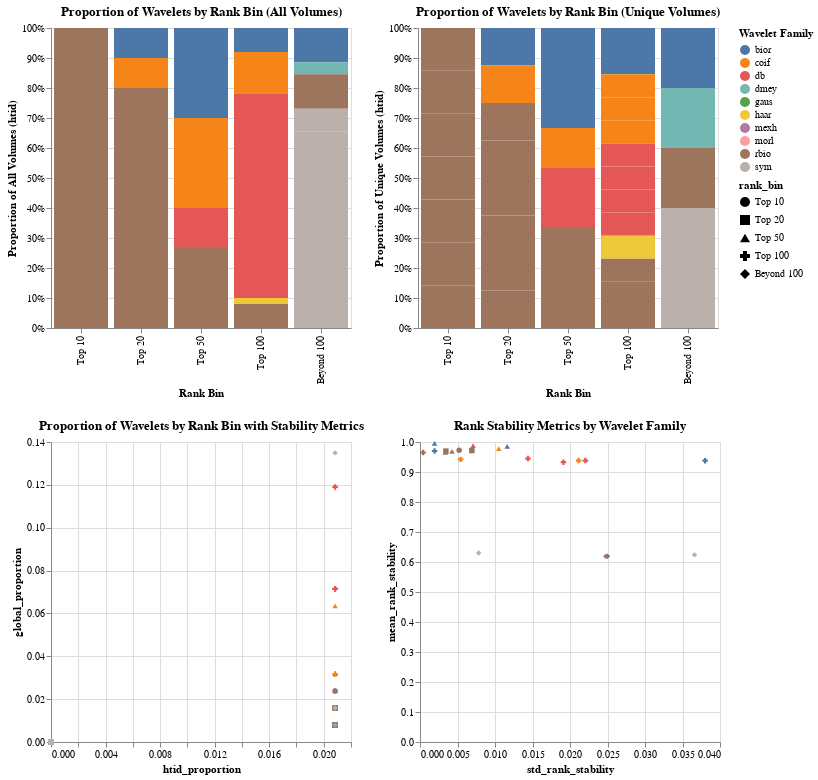

The notebook cell this image was saved under:
### Code cell
# Add rank bins to the data
subset_combined_results_df['rank_bin'] = pd.cut(
    subset_combined_results_df['combined_final_wavelet_rank'],
    bins=[0, 10, 20, 50, 100, subset_combined_results_df['combined_final_wavelet_rank'].max()],
    labels=['Top 10', 'Top 20', 'Top 50', 'Top 100', 'Beyond 100']
)

# Add unique htid count and stability metrics to the summary
rank_bin_summary = subset_combined_results_df.groupby(['signal_type', 'wavelet_family', 'wavelet_mode', 'wavelet_level', 'rank_bin']).agg(
    count=('combined_final_wavelet_rank', 'count'),
    unique_htid=('htid', 'nunique'),  # Count of unique volumes (htid)
    mean_rank_stability=('rank_stability', 'mean'),  # Mean rank stability
    std_rank_stability=('rank_stability', 'std')  # Standard deviation of rank stability
).reset_index()

# Calculate proportions
rank_bin_summary['global_proportion'] = rank_bin_summary['count'] / rank_bin_summary['count'].sum()
rank_bin_summary['htid_proportion'] = rank_bin_summary['unique_htid'] / rank_bin_summary['unique_htid'].sum()

# Sort order for consistent visualization
sort_order = ['Top 10', 'Top 20', 'Top 50', 'Top 100', 'Beyond 100']

selection = alt.selection_multi(fields=['wavelet_family'], bind='legend')
# Create a bar chart to include rank stability metrics
global_chart = alt.Chart(rank_bin_summary).mark_bar().encode(
    x=alt.X('rank_bin:N', title='Rank Bin', sort=sort_order),
    y=alt.Y('global_proportion:Q', title='Proportion of All Volumes (htid)', stack='normalize'),
    color=alt.Color('wavelet_family:N', title='Wavelet Family', scale=alt.Scale(scheme='tableau10')),
    tooltip=[
		'signal_type',
        'wavelet_family',
		'wavelet_mode',
		'wavelet_level',
        'rank_bin',
        'count',
        'global_proportion',
        'unique_htid',
        'htid_proportion',
        'mean_rank_stability',
        'std_rank_stability'
    ],
	opacity=alt.condition(selection, alt.value(1), alt.value(0.2))
).add_params(selection).properties(
    title='Proportion of Wavelets by Rank Bin (All Volumes)',
    width=300,
    height=300
)

htid_chart = alt.Chart(rank_bin_summary).mark_bar().encode(
    x=alt.X('rank_bin:N', title='Rank Bin', sort=sort_order),
    y=alt.Y('htid_proportion:Q', title='Proportion of Unique Volumes (htid)', stack='normalize'),
    color=alt.Color('wavelet_family:N', title='Wavelet Family', scale=alt.Scale(scheme='tableau10')),
    tooltip=[
        'signal_type',
        'wavelet_family',
		'wavelet_mode',
		'wavelet_level',
        'rank_bin',
        'count',
        'global_proportion',
        'unique_htid',
        'htid_proportion',
        'mean_rank_stability',
        'std_rank_stability'
    ],
	opacity=alt.condition(selection, alt.value(1), alt.value(0.2))
).add_params(selection).properties(
    title='Proportion of Wavelets by Rank Bin (Unique Volumes)',
    width=300,
    height=300
)

# Scatter plot for rank stability metrics
htid_global_chart = alt.Chart(rank_bin_summary).mark_point(filled=True).encode(
    x='htid_proportion:Q',
    y='global_proportion:Q',
    color='wavelet_family:N',
    tooltip=[
        'signal_type',
        'wavelet_family',
		'wavelet_mode',
		'wavelet_level',
        'rank_bin', 
        'count', 
        'global_proportion', 
        'unique_htid', 
        'htid_proportion', 
        'mean_rank_stability', 
        'std_rank_stability'
    ],
    shape=alt.Shape('rank_bin:N', sort=sort_order),
	opacity=alt.condition(selection, alt.value(1), alt.value(0.2))
).add_params(selection).properties(
    title='Proportion of Wavelets by Rank Bin with Stability Metrics',
    width=300,
    height=300
)

stability_chart = alt.Chart(rank_bin_summary).mark_point(filled=True).encode(
	y='mean_rank_stability:Q',
	x='std_rank_stability:Q',
	color='wavelet_family:N',
	tooltip=[
		'signal_type',
        'wavelet_family',
		'wavelet_mode',
		'wavelet_level',
		'rank_bin',
		'count',
		'global_proportion',
		'unique_htid',
		'htid_proportion',
		'mean_rank_stability',
		'std_rank_stability'
	],
	opacity=alt.condition(selection, alt.value(1), alt.value(0.2)),
	shape=alt.Shape('rank_bin:N', sort=sort_order)
).add_params(selection).properties(
	title='Rank Stability Metrics by Wavelet Family',
	width=300,
	height=300
)

# Combine charts
alt.vconcat(alt.hconcat(global_chart, htid_chart), alt.hconcat(htid_global_chart, stability_chart))

### Figure 1 — Vega-Lite specification as saved in the notebook (floating-point values rounded to 4 significant figures; data arrays with more than 128 entries replaced by an {"elided": "..."} marker saying what was removed)
{"config": {"view": {"continuousWidth": 300, "continuousHeight": 300}}, "vconcat": [{"hconcat": [{"mark": {"type": "bar"}, "encoding": {"color": {"field": "wavelet_family", "scale": {"scheme": "tableau10"}, "title": "Wavelet Family", "type": "nominal"}, "opacity": {"condition": {"param": "param_5", "value": 1}, "value": 0.2}, "tooltip": [{"field": "signal_type", "type": "nominal"}, {"field": "wavelet_family", "type": "nominal"}, {"field": "wavelet_mode", "type": "nominal"}, {"field": "wavelet_level", "type": "quantitative"}, {"field": "rank_bin", "type": "ordinal"}, {"field": "count", "type": "quantitative"}, {"field": "global_proportion", "type": "quantitative"}, {"field": "unique_htid", "type": "quantitative"}, {"field": "htid_proportion", "type": "quantitative"}, {"field": "mean_rank_stability", "type": "quantitative"}, {"field": "std_rank_stability", "type": "quantitative"}], "x": {"field": "rank_bin", "sort": ["Top 10", "Top 20", "Top 50", "Top 100", "Beyond 100"], "title": "Rank Bin", "type": "nominal"}, "y": {"field": "global_proportion", "stack": "normalize", "title": "Proportion of All Volumes (htid)", "type": "quantitative"}}, "height": 300, "name": "view_9", "title": "Proportion of Wavelets by Rank Bin (All Volumes)", "width": 300}, {"mark": {"type": "bar"}, "encoding": {"color": {"field": "wavelet_family", "scale": {"scheme": "tableau10"}, "title": "Wavelet Family", "type": "nominal"}, "opacity": {"condition": {"param": "param_5", "value": 1}, "value": 0.2}, "tooltip": [{"field": "signal_type", "type": "nominal"}, {"field": "wavelet_family", "type": "nominal"}, {"field": "wavelet_mode", "type": "nominal"}, {"field": "wavelet_level", "type": "quantitative"}, {"field": "rank_bin", "type": "ordinal"}, {"field": "count", "type": "quantitative"}, {"field": "global_proportion", "type": "quantitative"}, {"field": "unique_htid", "type": "quantitative"}, {"field": "htid_proportion", "type": "quantitative"}, {"field": "mean_rank_stability", "type": "quantitative"}, {"field": "std_rank_stability", "type": "quantitative"}], "x": {"field": "rank_bin", "sort": ["Top 10", "Top 20", "Top 50", "Top 100", "Beyond 100"], "title": "Rank Bin", "type": "nominal"}, "y": {"field": "htid_proportion", "stack": "normalize", "title": "Proportion of Unique Volumes (htid)", "type": "quantitative"}}, "height": 300, "name": "view_10", "title": "Proportion of Wavelets by Rank Bin (Unique Volumes)", "width": 300}]}, {"hconcat": [{"mark": {"type": "point", "filled": true}, "encoding": {"color": {"field": "wavelet_family", "type": "nominal"}, "opacity": {"condition": {"param": "param_5", "value": 1}, "value": 0.2}, "shape": {"field": "rank_bin", "sort": ["Top 10", "Top 20", "Top 50", "Top 100", "Beyond 100"], "type": "nominal"}, "tooltip": [{"field": "signal_type", "type": "nominal"}, {"field": "wavelet_family", "type": "nominal"}, {"field": "wavelet_mode", "type": "nominal"}, {"field": "wavelet_level", "type": "quantitative"}, {"field": "rank_bin", "type": "ordinal"}, {"field": "count", "type": "quantitative"}, {"field": "global_proportion", "type": "quantitative"}, {"field": "unique_htid", "type": "quantitative"}, {"field": "htid_proportion", "type": "quantitative"}, {"field": "mean_rank_stability", "type": "quantitative"}, {"field": "std_rank_stability", "type": "quantitative"}], "x": {"field": "htid_proportion", "type": "quantitative"}, "y": {"field": "global_proportion", "type": "quantitative"}}, "height": 300, "name": "view_11", "title": "Proportion of Wavelets by Rank Bin with Stability Metrics", "width": 300}, {"mark": {"type": "point", "filled": true}, "encoding": {"color": {"field": "wavelet_family", "type": "nominal"}, "opacity": {"condition": {"param": "param_5", "value": 1}, "value": 0.2}, "shape": {"field": "rank_bin", "sort": ["Top 10", "Top 20", "Top 50", "Top 100", "Beyond 100"], "type": "nominal"}, "tooltip": [{"field": "signal_type", "type": "nominal"}, {"field": "wavelet_family", "type": "nominal"}, {"field": "wavelet_mode", "type": "nominal"}, {"field": "wavelet_level", "type": "quantitative"}, {"field": "rank_bin", "type": "ordinal"}, {"field": "count", "type": "quantitative"}, {"field": "global_proportion", "type": "quantitative"}, {"field": "unique_htid", "type": "quantitative"}, {"field": "htid_proportion", "type": "quantitative"}, {"field": "mean_rank_stability", "type": "quantitative"}, {"field": "std_rank_stability", "type": "quantitative"}], "x": {"field": "std_rank_stability", "type": "quantitative"}, "y": {"field": "mean_rank_stability", "type": "quantitative"}}, "height": 300, "name": "view_12", "title": "Rank Stability Metrics by Wavelet Family", "width": 300}]}], "data": {"name": "data-40b4fb3f9a5230b750dcd6b4c73a55e0"}, "params": [{"name": "param_5", "select": {"type": "point", "fields": ["wavelet_family"]}, "bind": "legend", "views": ["view_9", "view_10", "view_11", "view_12"]}], "$schema": "https://vega.github.io/schema/vega-lite/v5.8.0.json", "datasets": {"data-40b4fb3f9a5230b750dcd6b4c73a55e0": {"elided": "900 records"}}}
